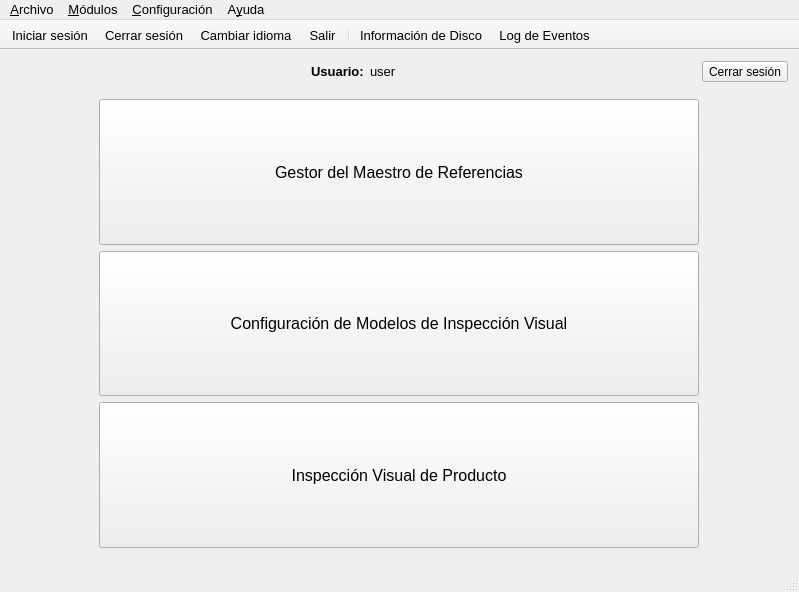
<?xml version="1.0" encoding="UTF-8"?>
<ui version="4.0">
 <class>MainWindow</class>
 <widget class="QMainWindow" name="MainWindow">
  <property name="geometry">
   <rect>
    <x>0</x>
    <y>0</y>
    <width>799</width>
    <height>592</height>
   </rect>
  </property>
  <property name="windowTitle">
   <string>Sistema de Inspección Visual para Control de Calidad</string>
  </property>
  <widget class="QWidget" name="centralWidget">
   <layout class="QGridLayout" name="gridLayout">
    <item row="0" column="1">
     <widget class="QWidget" name="widget_datosUsuario" native="true">
      <layout class="QGridLayout" name="gridLayout_3">
       <property name="leftMargin">
        <number>0</number>
       </property>
       <property name="topMargin">
        <number>0</number>
       </property>
       <property name="rightMargin">
        <number>0</number>
       </property>
       <property name="bottomMargin">
        <number>0</number>
       </property>
       <item row="0" column="1">
        <widget class="QLabel" name="label">
         <property name="font">
          <font>
           <pointsize>10</pointsize>
           <weight>75</weight>
           <bold>true</bold>
          </font>
         </property>
         <property name="text">
          <string>Usuario:</string>
         </property>
        </widget>
       </item>
       <item row="0" column="2">
        <widget class="QLabel" name="label_username">
         <property name="font">
          <font>
           <pointsize>10</pointsize>
          </font>
         </property>
         <property name="text">
          <string>user</string>
         </property>
        </widget>
       </item>
       <item row="0" column="4">
        <widget class="QToolButton" name="toolButton_CerrarSesion">
         <property name="sizePolicy">
          <sizepolicy hsizetype="Fixed" vsizetype="Minimum">
           <horstretch>0</horstretch>
           <verstretch>0</verstretch>
          </sizepolicy>
         </property>
         <property name="text">
          <string>Cerrar sesión</string>
         </property>
        </widget>
       </item>
       <item row="0" column="0">
        <spacer name="horizontalSpacer">
         <property name="orientation">
          <enum>Qt::Horizontal</enum>
         </property>
         <property name="sizeHint" stdset="0">
          <size>
           <width>40</width>
           <height>20</height>
          </size>
         </property>
        </spacer>
       </item>
       <item row="0" column="3">
        <spacer name="horizontalSpacer_2">
         <property name="orientation">
          <enum>Qt::Horizontal</enum>
         </property>
         <property name="sizeHint" stdset="0">
          <size>
           <width>40</width>
           <height>20</height>
          </size>
         </property>
        </spacer>
       </item>
      </layout>
     </widget>
    </item>
    <item row="2" column="1">
     <widget class="QStackedWidget" name="stackedWidget">
      <widget class="QWidget" name="menuPage">
       <layout class="QGridLayout" name="gridLayout_2">
        <item row="0" column="0">
         <widget class="QToolButton" name="toolButton_MaestroRefs">
          <property name="sizePolicy">
           <sizepolicy hsizetype="Minimum" vsizetype="Minimum">
            <horstretch>0</horstretch>
            <verstretch>0</verstretch>
           </sizepolicy>
          </property>
          <property name="maximumSize">
           <size>
            <width>600</width>
            <height>150</height>
           </size>
          </property>
          <property name="font">
           <font>
            <pointsize>12</pointsize>
           </font>
          </property>
          <property name="text">
           <string>Gestor del Maestro de Referencias</string>
          </property>
         </widget>
        </item>
        <item row="1" column="0">
         <widget class="QToolButton" name="toolButton_EntrenaMIV">
          <property name="sizePolicy">
           <sizepolicy hsizetype="Minimum" vsizetype="Minimum">
            <horstretch>0</horstretch>
            <verstretch>0</verstretch>
           </sizepolicy>
          </property>
          <property name="maximumSize">
           <size>
            <width>600</width>
            <height>150</height>
           </size>
          </property>
          <property name="font">
           <font>
            <pointsize>12</pointsize>
           </font>
          </property>
          <property name="text">
           <string>Configuración de Modelos de Inspección Visual</string>
          </property>
         </widget>
        </item>
        <item row="2" column="0">
         <widget class="QToolButton" name="toolButton_InspeccionVisual">
          <property name="sizePolicy">
           <sizepolicy hsizetype="Minimum" vsizetype="Minimum">
            <horstretch>0</horstretch>
            <verstretch>0</verstretch>
           </sizepolicy>
          </property>
          <property name="maximumSize">
           <size>
            <width>600</width>
            <height>150</height>
           </size>
          </property>
          <property name="font">
           <font>
            <pointsize>12</pointsize>
           </font>
          </property>
          <property name="text">
           <string>Inspección Visual de Producto</string>
          </property>
         </widget>
        </item>
       </layout>
      </widget>
     </widget>
    </item>
   </layout>
  </widget>
  <widget class="QMenuBar" name="menuBar">
   <property name="geometry">
    <rect>
     <x>0</x>
     <y>0</y>
     <width>799</width>
     <height>23</height>
    </rect>
   </property>
   <property name="font">
    <font>
     <pointsize>10</pointsize>
    </font>
   </property>
   <widget class="QMenu" name="menuCambiar_Idioma">
    <property name="title">
     <string>A&amp;yuda</string>
    </property>
    <addaction name="action_Cambiar_idioma"/>
    <addaction name="action_Acerca_de"/>
   </widget>
   <widget class="QMenu" name="menuArchivo">
    <property name="title">
     <string>&amp;Archivo</string>
    </property>
    <addaction name="actionIniciar_sesi_n"/>
    <addaction name="actionCerrar_sesi_n"/>
    <addaction name="separator"/>
    <addaction name="actionSalir"/>
   </widget>
   <widget class="QMenu" name="menu_M_dulos">
    <property name="title">
     <string>&amp;Módulos</string>
    </property>
    <addaction name="action_1_Maestro_de_referencias"/>
    <addaction name="action_2_Entrenamiento_de_Modelo_de_Inspecci_n_Visual"/>
    <addaction name="action_3_Inspecci_n_Visual_de_Producto"/>
   </widget>
   <widget class="QMenu" name="menu_Configuraci_n">
    <property name="title">
     <string>&amp;Configuración</string>
    </property>
    <addaction name="actionSistema"/>
    <addaction name="actionInformaci_n_de_Disco"/>
    <addaction name="actionPar_metros_FIS"/>
    <addaction name="separator"/>
    <addaction name="actionLog_de_Eventos"/>
   </widget>
   <addaction name="menuArchivo"/>
   <addaction name="menu_M_dulos"/>
   <addaction name="menu_Configuraci_n"/>
   <addaction name="menuCambiar_Idioma"/>
  </widget>
  <widget class="QStatusBar" name="statusBar"/>
  <widget class="QToolBar" name="toolBar">
   <property name="windowTitle">
    <string>toolBar</string>
   </property>
   <property name="movable">
    <bool>false</bool>
   </property>
   <property name="iconSize">
    <size>
     <width>32</width>
     <height>32</height>
    </size>
   </property>
   <attribute name="toolBarArea">
    <enum>TopToolBarArea</enum>
   </attribute>
   <attribute name="toolBarBreak">
    <bool>false</bool>
   </attribute>
   <addaction name="actionIniciar_sesi_n"/>
   <addaction name="actionCerrar_sesi_n"/>
   <addaction name="action_Cambiar_idioma"/>
   <addaction name="actionSalir"/>
   <addaction name="separator"/>
   <addaction name="actionInformaci_n_de_Disco"/>
   <addaction name="actionLog_de_Eventos"/>
  </widget>
  <action name="actionIniciar_sesi_n">
   <property name="text">
    <string>&amp;Iniciar sesión</string>
   </property>
   <property name="font">
    <font>
     <pointsize>10</pointsize>
    </font>
   </property>
  </action>
  <action name="actionCerrar_sesi_n">
   <property name="text">
    <string>&amp;Cerrar sesión</string>
   </property>
   <property name="font">
    <font>
     <pointsize>10</pointsize>
    </font>
   </property>
  </action>
  <action name="actionSalir">
   <property name="text">
    <string>&amp;Salir</string>
   </property>
   <property name="font">
    <font>
     <pointsize>10</pointsize>
    </font>
   </property>
  </action>
  <action name="action_Cambiar_idioma">
   <property name="text">
    <string>&amp;Cambiar idioma</string>
   </property>
   <property name="font">
    <font>
     <pointsize>10</pointsize>
    </font>
   </property>
  </action>
  <action name="action_Acerca_de">
   <property name="text">
    <string>&amp;Acerca de...</string>
   </property>
   <property name="font">
    <font>
     <pointsize>10</pointsize>
    </font>
   </property>
  </action>
  <action name="action_1_Maestro_de_referencias">
   <property name="text">
    <string>&amp;1. Maestro de referencias</string>
   </property>
   <property name="font">
    <font>
     <pointsize>10</pointsize>
    </font>
   </property>
  </action>
  <action name="action_2_Entrenamiento_de_Modelo_de_Inspecci_n_Visual">
   <property name="text">
    <string>&amp;2. Entrenamiento de Modelo de Inspección Visual</string>
   </property>
   <property name="font">
    <font>
     <pointsize>10</pointsize>
    </font>
   </property>
  </action>
  <action name="action_3_Inspecci_n_Visual_de_Producto">
   <property name="text">
    <string>&amp;3. Inspección Visual de Producto</string>
   </property>
   <property name="font">
    <font>
     <pointsize>10</pointsize>
    </font>
   </property>
  </action>
  <action name="actionSistema">
   <property name="text">
    <string>Sis&amp;tema</string>
   </property>
   <property name="font">
    <font>
     <pointsize>10</pointsize>
    </font>
   </property>
  </action>
  <action name="actionLog_de_Eventos">
   <property name="text">
    <string>&amp;Log de Eventos</string>
   </property>
   <property name="font">
    <font>
     <pointsize>10</pointsize>
    </font>
   </property>
  </action>
  <action name="actionPar_metros_FIS">
   <property name="text">
    <string>&amp;Parámetros FIS</string>
   </property>
   <property name="font">
    <font>
     <pointsize>10</pointsize>
    </font>
   </property>
  </action>
  <action name="actionInformaci_n_de_Disco">
   <property name="text">
    <string>I&amp;nformación de Disco</string>
   </property>
   <property name="toolTip">
    <string>Información de Disco</string>
   </property>
   <property name="font">
    <font>
     <pointsize>10</pointsize>
    </font>
   </property>
  </action>
 </widget>
 <layoutdefault spacing="6" margin="11"/>
 <resources/>
 <connections/>
 <slots>
  <slot>slot1()</slot>
 </slots>
</ui>
